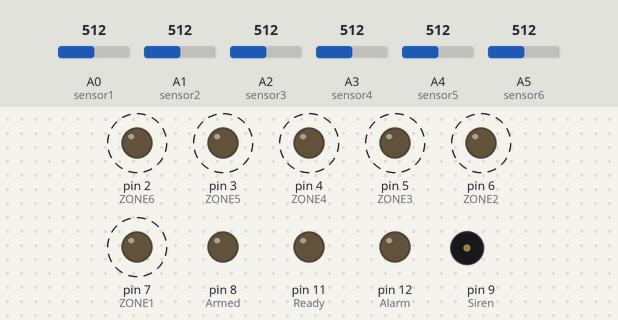
A sketch run on a simulated Arduino Uno, built with avr-gcc and run on an emulated ATmega328P. Shown: output pins drawn as LEDs (lit = HIGH), buzzer (waves = sounding, pin HIGH). Dashed ring = blinking. The inputs (shaded band) are chosen by the test bench; at power-on: A1 (sensor2) = 512, A0 (sensor1) = 512, A2 (sensor3) = 512, A3 (sensor4) = 512, A4 (sensor5) = 512, A5 (sensor6) = 512. What the sketch prints to the serial monitor is not drawn.

Above: at 1.2 s.
1.3 s: A1 (sensor2) set to 634
4.3 s: A1 (sensor2) set to 663
At 4.46 s:
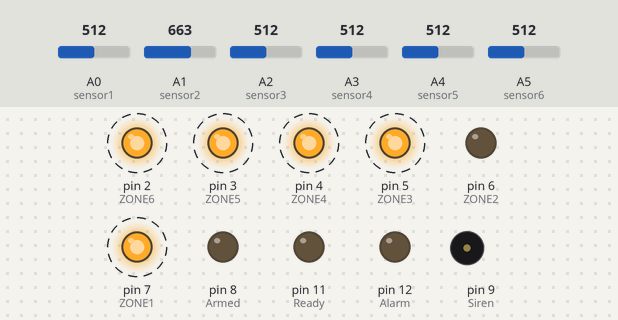
7.3 s: A0 (sensor1) set to 639
10.3 s: A0 (sensor1) set to 664
At 10.46 s:
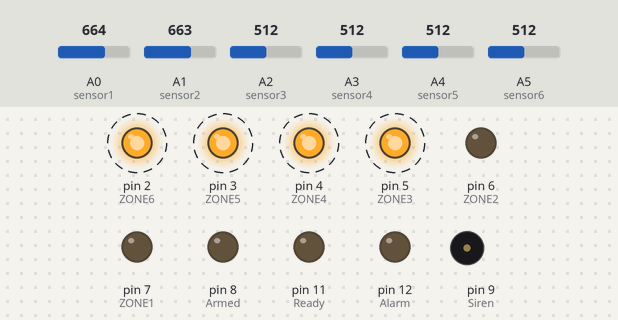
13.3 s: A2 (sensor3) set to 633
16.3 s: A2 (sensor3) set to 658
At 16.33 s:
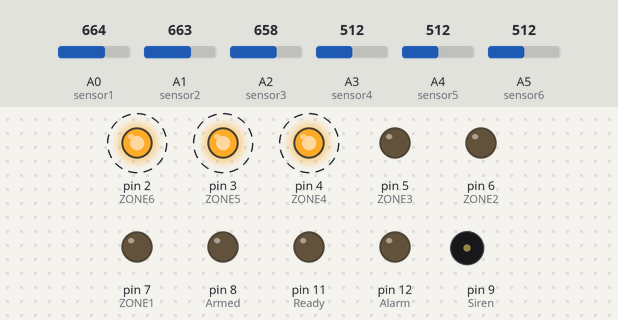
Timing chart, 0 to 20.3 s (numbered marks = the images above; inputs shaded):
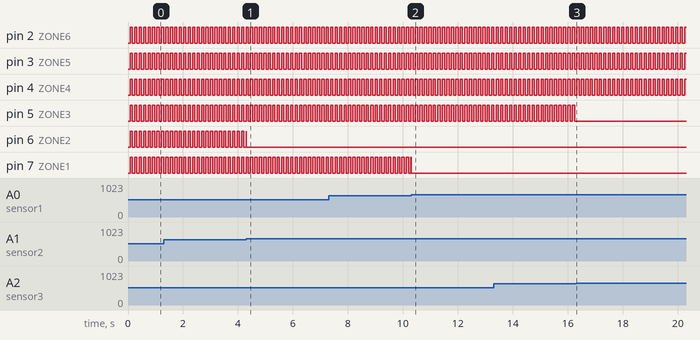

Measured:
- the behaviour switches between 650 and 651 on A1 (sensor2) (found by bisection; images 0 and 1)
- the behaviour switches between 650 and 651 on A0 (sensor1) (found by bisection; images 1 and 2)
- the behaviour switches between 650 and 651 on A2 (sensor3) (found by bisection; images 2 and 3)
- after the input at 16.3 s, pin 5 (ZONE3): stops changing and stays LOW
- by itself, pin 2 (ZONE6), pin 3 (ZONE5), pin 4 (ZONE4), pin 5 (ZONE3): alternates HIGH for 0.08 s and LOW for 0.08 s

The sketch:

main_arduino.ino
```cpp
// C++ code
//
#include <string.h>
int ZONE1=7;
int ZONE2=6;
int ZONE3=5;
int ZONE4=4;
int ZONE5=3;
int ZONE6=2;
int Armed=8;
int Siren=9;
int Password=13;
int Ready=11;
int Alarm=12;

int sensor1=A0;
int sensor2=A1;
int sensor3=A2;
int sensor4=A3;
int sensor5=A4;
int sensor6=A5;

int ledstate=LOW;
unsigned long pm=0;
const long interval=80;

int cnt=0;


void setup()
{
  pinMode(ZONE1, OUTPUT);
  pinMode(ZONE2, OUTPUT);
  pinMode(ZONE3, OUTPUT);
  pinMode(ZONE4, OUTPUT);
  pinMode(ZONE5, OUTPUT);
  pinMode(ZONE6, OUTPUT);
  pinMode(Siren, OUTPUT);
  pinMode(Ready, OUTPUT);
  pinMode(Alarm, OUTPUT);
  pinMode(Armed, OUTPUT);

  pinMode(Password,INPUT);


  pinMode(sensor1,INPUT);
  pinMode(sensor2,INPUT);
  pinMode(sensor3,INPUT);
  pinMode(sensor4,INPUT);
  pinMode(sensor5,INPUT);
  pinMode(sensor6,INPUT);

  Serial.begin(9600);
}

void loop()
{

  if(digitalRead(Ready)==1 && digitalRead(Password) == 1){
   digitalWrite(Armed , HIGH);
  }else{
    digitalWrite(Armed , LOW);
  }

  if(digitalRead(Armed)==1){
   int i=0;

   while(digitalRead(Armed)==1){
      if(analogRead(i)< 650 || analogRead(i)> 700 ){
         tone(Siren,1000);
         delay(100);
         tone(Siren,2000);
         delay(100);
         digitalWrite(Alarm,HIGH);
         digitalWrite(7-i,HIGH);
        }

      if(digitalRead(Password)==0 ){
          noTone(Siren);
          digitalWrite(Alarm,LOW);
          digitalWrite(Armed,LOW);
          break;
      }
        i++;
        if(i==6){i=0;}
    }

  }
  else{ //here inside  when the system ia disArmed and check Zones
          Serial.print(analogRead(A1));
          Serial.print('\n');
         cnt=0;
         for(int j=0;j<6;j++){
         //call this function for any sensor and check if Zone is Open or Close
         checkStateSensor(j);
         }

         if(cnt ==6){digitalWrite(Ready,HIGH);}
         else{ digitalWrite(Ready,LOW);}
      }

}
// --------------------functions-------------------------
void checkStateSensor(int sensorNo){
    if(!(analogRead(sensorNo) < 700 && analogRead(sensorNo)> 650))
    {
      unsigned long cm = millis();
      if(cm - pm >= interval){
        pm=cm;
        if(ledstate==LOW){ledstate=HIGH;}
        else{ledstate=LOW;}
      }
      digitalWrite(7-sensorNo,ledstate);
    }
     else{digitalWrite(7-sensorNo, LOW);
          cnt++;}
    }
```
